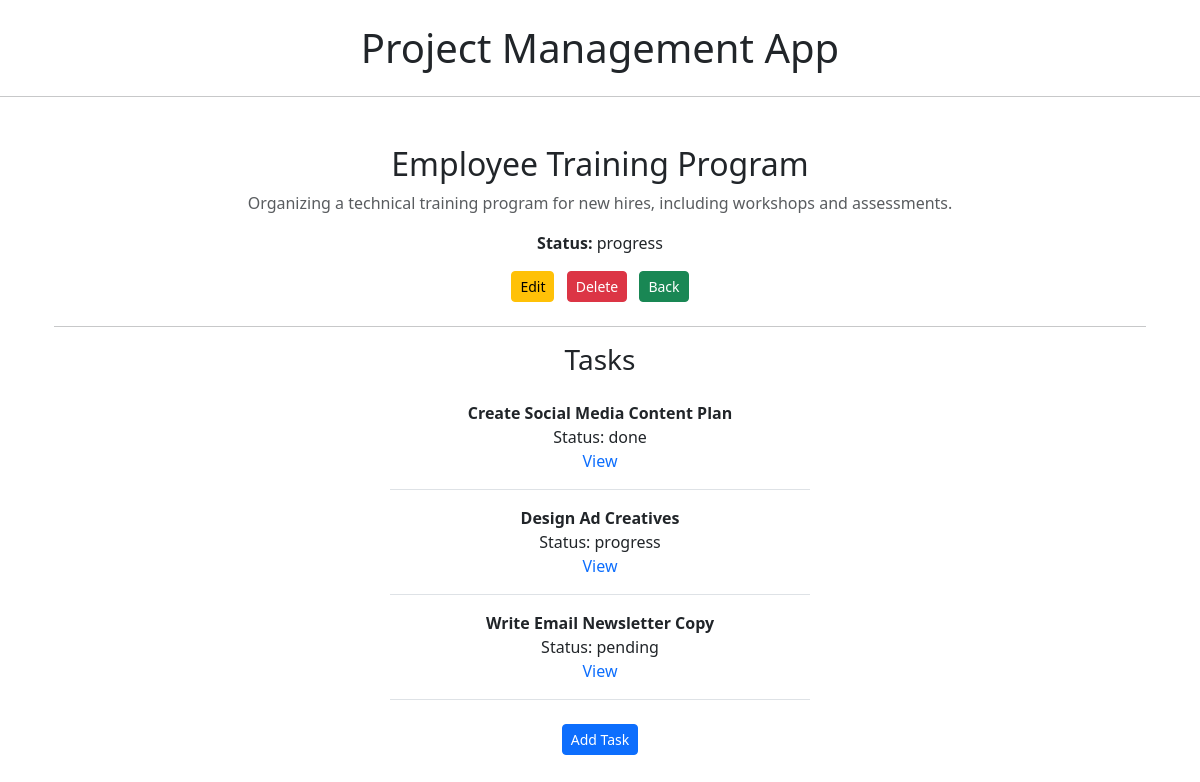
The app's page /5/ with its own data.
### projects/models.py (models this page shows, shortened)
class Project(models.Model):
    STATUS_CHOICES = [
        ('planned', 'Planned'),
        ('progress', 'In Progress'),
        ('completed', 'Completed'),
    ]
    name = models.CharField(max_length=200)
    description = models.TextField()
    start_date = models.DateField()
    end_date = models.DateField()
    status = models.CharField(max_length=20, choices=STATUS_CHOICES)

class Task(models.Model):
    STATUS_CHOICES = [
        ('pending', 'Pending'),
        ('progress', 'In Progress'),
        ('done', 'Done'),
    ]
    title = models.CharField(max_length=200)
    description = models.TextField()
    project = models.ForeignKey(Project, on_delete=models.CASCADE, related_name='tasks')
    assigned_to = models.CharField()
    due_date = models.DateField()
    status = models.CharField(max_length=20, choices=STATUS_CHOICES)

### projects/views.py (the view)
# urls.py: path('<int:pk>/', views.project_detail, name='project_detail'),
def project_detail(request, pk):
    project = get_object_or_404(Project, pk=pk)
    tasks = project.tasks.all()
    return render(request, 'projects/project_detail.html', {'project':project, 'tasks': tasks})

### templates/projects/project_detail.html
{% extends 'base.html' %}
{% block content %}
<div class="container">
    <div class="text-center mb-4">
        <h2>{{ project.name }}</h2>
        <p class="text-muted">{{ project.description }}</p>
        <p><strong>Status:</strong> {{ project.status }}</p>
        <a href="{% url 'project_update' project.pk %}" class="btn btn-warning btn-sm mx-1">Edit</a>
        <a href="{% url 'project_delete' project.pk %}" class="btn btn-danger btn-sm mx-1">Delete</a>
        <a href="{% url 'project_list' %}" class="btn btn-success btn-sm mx-1">Back</a>
    </div><hr>
<h3 class="text-center">Tasks</h3>
<div class="d-flex justify-content-center">
    <div class="w-100" style="max-width: 420px;">
        {% for task in tasks %}
        <div class="text-center py-3 border-bottom">
            <strong>{{ task.title }}</strong><br>
            Status: {{ task.status }}<br>
            <a href="{% url 'task_detail' task.pk %}" class="text-decoration-none">View</a>
        </div>
        {% empty %}
            <p class="text-center">No tasks added yet.</p>
        {% endfor %}
    </div>
</div><br>
<div class="text-center mb-3">
    <a href="{% url 'task_create' project.pk %}" class="btn btn-primary btn-sm" >Add Task</a>
</div>
</div>
{% endblock %}

### templates/base.html (shortened to what this page needs)
<!DOCTYPE html>
{% load static %}
<html lang="en">
<head>
    <link href="https://cdn.jsdelivr.net/npm/bootstrap@5.3.2/dist/css/bootstrap.min.css" rel="stylesheet">
</head>
<body>
<br>
  <header>
    <h1 class="text-center mb-4">Project Management App</h1><hr>
  </header>
  <main class="container my-5">
      {% block content %}
      {% endblock %}
  </main>
</body>
</html>

### records on screen
Project: name "Employee Training Program", description "Organizing a technical training program for new hires, including workshops and assessments.", status "progress"
Task: title "Create Social Media Content Plan", status "done"
Task: title "Design Ad Creatives", status "progress"
Task: title "Write Email Newsletter Copy", status "pending"
